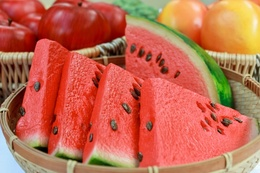
%> input picture Alimentos/Melância/M1.jpg, 260 x 173 px, shrunk from 563 x 375 before the run
$ octave testfcmthresh.m   (GNU Octave 9; MATLAB toolbox functions it lacks are replaced by stand-ins)
%> lines starting %> are read from the running program, lines starting %| are printed output that depends on the picture; in (x1, y1, x2, y2) boxes, pixels count from 0 and x2, y2 are one past the last pixel; in counts of white or black regions, pixels touching at a corner belong together; the program's own positions count from 1
### fcmthresh.m
function [bw,level]=fcmthresh(IM,sw)
%FCMTHRESH Thresholding by 3-class fuzzy c-means clustering
%  [bw,level]=fcmthresh(IM,sw) outputs the binary image bw and threshold level of
%  image IM using a 3-class fuzzy c-means clustering. It often works better
%  than Otsu's methold which outputs larger or smaller threshold on
%  fluorescence images.
%  sw is 0 or 1, a switch of cut-off position.
%  sw=0, cut between the small and middle class
%  sw=1, cut between the middle and large class
%
%  Contributed by Guanglei Xiong (xgl99@mails.tsinghua.edu.cn)
%  at Tsinghua University, Beijing, China.

% check the parameters
if (nargin<1)
    error('You must provide an image.');
elseif (nargin==1)
    sw=0;
elseif (sw~=0 && sw~=1)
    error('sw must be 0 or 1.');
end

data=reshape(IM,[],1);
[center,member]=fcm(data,3);
[center,cidx]=sort(center);
member=member';
member=member(:,cidx);
[maxmember,label]=max(member,[],2);
if sw==0
    level=(max(data(label==1))+min(data(label==2)))/2;
else
    level=(max(data(label==2))+min(data(label==3)))/2;
end
bw=im2bw(IM,level);

### testfcmthresh.m
clear;close all;
im=imread('Alimentos\M\M1.jpg');
%> im is the input picture: size 173x260x3 uint8; mean R, G, B 194.9, 106.2, 81
fim=mat2gray(im);
level=graythresh(fim);
%> level = 0.545
bwfim=im2bw(fim,level);
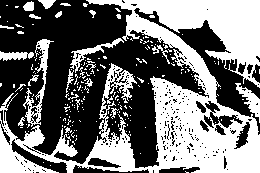
%> bwfim: size 173x260 logical; 45.5% white; 206 white regions (183 under 20 px), largest, box (x1, y1, x2, y2) and area: (0, 0, 260, 173) 17509, (23, 39, 54, 127) 637, (70, 38, 124, 73) 343
[bwfim0,level0]=fcmthresh(fim,0);
%> in fcmthresh, `[center,member]=fcm(data,3);`: center = [0.852; 0.452; 0.157]
%> in fcmthresh, `[center,cidx]=sort(center);`: center = [0.157; 0.452; 0.852]; cidx = [3; 2; 1]
%> in fcmthresh, `level=(max(data(label==1))+min(data(label==2)))/2;`: level = 0.304
%> in fcmthresh, `bw=im2bw(IM,level);`:
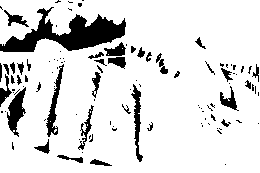
%> bw: size 173x260 logical; 86.4% white; 107 black regions (70 under 20 px), largest, box (x1, y1, x2, y2) and area: (0, 7, 126, 52) 2419, (7, 87, 26, 137) 462, (46, 64, 64, 137) 388
%> level0 = 0.304
[bwfim1,level1]=fcmthresh(fim,1);
%> call 2 of fcmthresh, with sw = 1
%> in fcmthresh (call 2), `[center,member]=fcm(data,3);`: center = [0.157; 0.852; 0.452]
%> in fcmthresh (call 2), `[center,cidx]=sort(center);`: center = [0.157; 0.452; 0.852]; cidx = [1; 3; 2]
%> in fcmthresh (call 2), `level=(max(data(label==2))+min(data(label==3)))/2;`: level = 0.653
%> in fcmthresh (call 2), `bw=im2bw(IM,level);`:
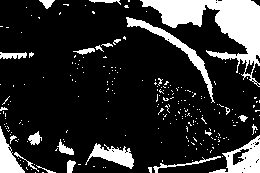
%> bw: size 173x260 logical; 17.8% white; 244 white regions (223 under 20 px), largest, box (x1, y1, x2, y2) and area: (140, 0, 260, 87) 3557, (209, 135, 260, 173) 838, (126, 17, 215, 103) 821
%> level1 = 0.653
subplot(2,2,1);
imshow(fim);title('Original');
subplot(2,2,2);
imshow(bwfim);title(sprintf('Otsu,level=%f',level));
subplot(2,2,3);
imshow(bwfim0);title(sprintf('FCM0,level=%f',level0));
subplot(2,2,4);
imshow(bwfim1);title(sprintf('FCM1,level=%f',level1));

$ run again, with Alimentos/Melância/M10.jpg copied over Alimentos/Melância/M1.jpg
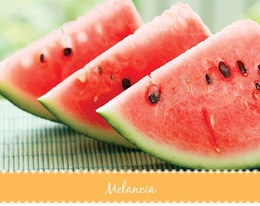
%> input picture Alimentos/Melância/M10.jpg, 260 x 206 px, shrunk from 519 x 411 before the run
%> im is the input picture: size 206x260x3 uint8; mean R, G, B 217.8, 154, 119.9
%> `level=graythresh(fim);`: level = 0.604
%> `bwfim=im2bw(fim,level);`:
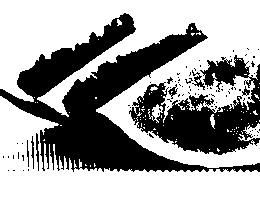
%> bwfim: size 206x260 logical; 62.7% white; 86 black regions (77 under 20 px), largest, box (x1, y1, x2, y2) and area: (0, 13, 260, 172) 13275, (129, 55, 260, 155) 6153, (192, 70, 205, 90) 84
%> in fcmthresh, `[center,member]=fcm(data,3);`: center = [0.924; 0.651; 0.296]
%> in fcmthresh, `[center,cidx]=sort(center);`: center = [0.296; 0.651; 0.924]; cidx = [3; 2; 1]
%> in fcmthresh, `level=(max(data(label==1))+min(data(label==2)))/2;`: level = 0.473
%> bw: size 206x260 logical; 81.1% white; 106 black regions (91 under 20 px), largest, box (x1, y1, x2, y2) and area: (0, 42, 203, 172) 6684, (27, 25, 135, 97) 1688, (205, 60, 248, 85) 475
%> in fcmthresh (call 2), `[center,member]=fcm(data,3);`: center = [0.296; 0.924; 0.651]
%> in fcmthresh (call 2), `[center,cidx]=sort(center);`: center = [0.296; 0.651; 0.924]; cidx = [1; 3; 2]
%> in fcmthresh (call 2), `level=(max(data(label==2))+min(data(label==3)))/2;`: level = 0.786
%> in fcmthresh (call 2), `bw=im2bw(IM,level);`:
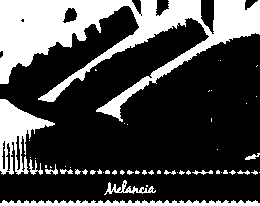
%> bw: size 206x260 logical; 28.1% white; 52 white regions (38 under 20 px), largest, box (x1, y1, x2, y2) and area: (0, 0, 260, 122) 11125, (0, 99, 55, 175) 1789, (0, 200, 260, 206) 1176

$ run again, with Alimentos/Melância/M11.jpg copied over Alimentos/Melância/M1.jpg
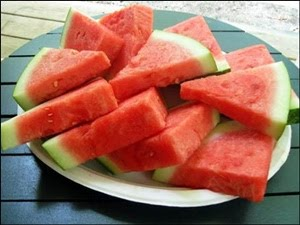
%> input picture Alimentos/Melância/M11.jpg, 300 x 225 px
%> im is the input picture: size 225x300x3 uint8; mean R, G, B 165, 111.7, 95.8
%> `level=graythresh(fim);`: level = 0.49
%> `bwfim=im2bw(fim,level);`:
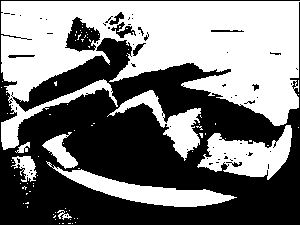
%> bwfim: size 225x300 logical; 48.2% white; 84 white regions (76 under 20 px), largest, box (x1, y1, x2, y2) and area: (1, 1, 300, 150) 24297, (197, 125, 292, 180) 2695, (46, 161, 237, 207) 2577
%> in fcmthresh, `[center,member]=fcm(data,3);`: center = [0.865; 0.479; 0.113]
%> in fcmthresh, `[center,cidx]=sort(center);`: center = [0.113; 0.479; 0.865]; cidx = [3; 2; 1]
%> in fcmthresh, `level=(max(data(label==1))+min(data(label==2)))/2;`: level = 0.296
%> bw: size 225x300 logical; 74.7% white; 57 black regions (50 under 20 px), largest, box (x1, y1, x2, y2) and area: (0, 0, 300, 225) 12437, (114, 71, 268, 140) 2502, (31, 107, 114, 165) 1045
%> in fcmthresh (call 2), `[center,member]=fcm(data,3);`: center = [0.113; 0.865; 0.479]
%> in fcmthresh (call 2), `[center,cidx]=sort(center);`: center = [0.113; 0.479; 0.865]; cidx = [1; 3; 2]
%> in fcmthresh (call 2), `level=(max(data(label==2))+min(data(label==3)))/2;`: level = 0.673
%> in fcmthresh (call 2), `bw=im2bw(IM,level);`:
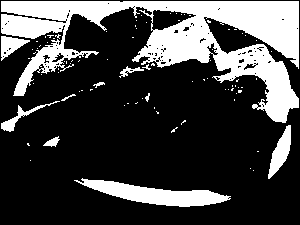
%> bw: size 225x300 logical; 26.4% white; 86 white regions (76 under 20 px), largest, box (x1, y1, x2, y2) and area: (1, 1, 299, 123) 14089, (74, 178, 231, 207) 2006, (268, 125, 291, 179) 574

$ run again, with Alimentos/Melância/M12.jpg copied over Alimentos/Melância/M1.jpg
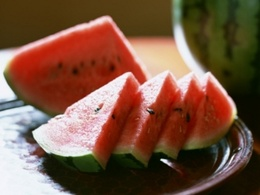
%> input picture Alimentos/Melância/M12.jpg, 260 x 195 px, shrunk from 450 x 338 before the run
%> im is the input picture: size 195x260x3 uint8; mean R, G, B 120.6, 85.5, 65.7
%> `level=graythresh(fim);`: level = 0.471
%> `bwfim=im2bw(fim,level);`:
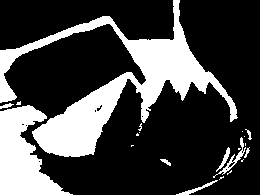
%> bwfim: size 195x260 logical; 26.8% white; 21 white regions (12 under 20 px), largest, box (x1, y1, x2, y2) and area: (0, 0, 238, 157) 9463, (0, 105, 73, 195) 3517, (213, 137, 246, 178) 189
%> in fcmthresh, `[center,member]=fcm(data,3);`: center = [0.86; 0.379; 0.0863]
%> in fcmthresh, `[center,cidx]=sort(center);`: center = [0.0863; 0.379; 0.86]; cidx = [3; 2; 1]
%> in fcmthresh, `level=(max(data(label==1))+min(data(label==2)))/2;`: level = 0.233
%> bw: size 195x260 logical; 57.1% white; 39 black regions (30 under 20 px), largest, box (x1, y1, x2, y2) and area: (39, 0, 260, 195) 16042, (0, 0, 101, 49) 3114, (26, 61, 92, 105) 1748
%> in fcmthresh (call 2), `[center,member]=fcm(data,3);`: center = [0.0863; 0.86; 0.379]
%> in fcmthresh (call 2), `[center,cidx]=sort(center);`: center = [0.0863; 0.379; 0.86]; cidx = [1; 3; 2]
%> in fcmthresh (call 2), `level=(max(data(label==2))+min(data(label==3)))/2;`: level = 0.618
%> in fcmthresh (call 2), `bw=im2bw(IM,level);`:
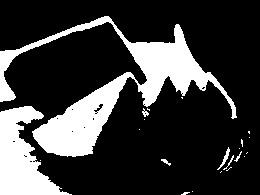
%> bw: size 195x260 logical; 22.9% white; 22 white regions (15 under 20 px), largest, box (x1, y1, x2, y2) and area: (0, 16, 237, 157) 8146, (0, 106, 72, 195) 3238, (217, 147, 230, 170) 67
